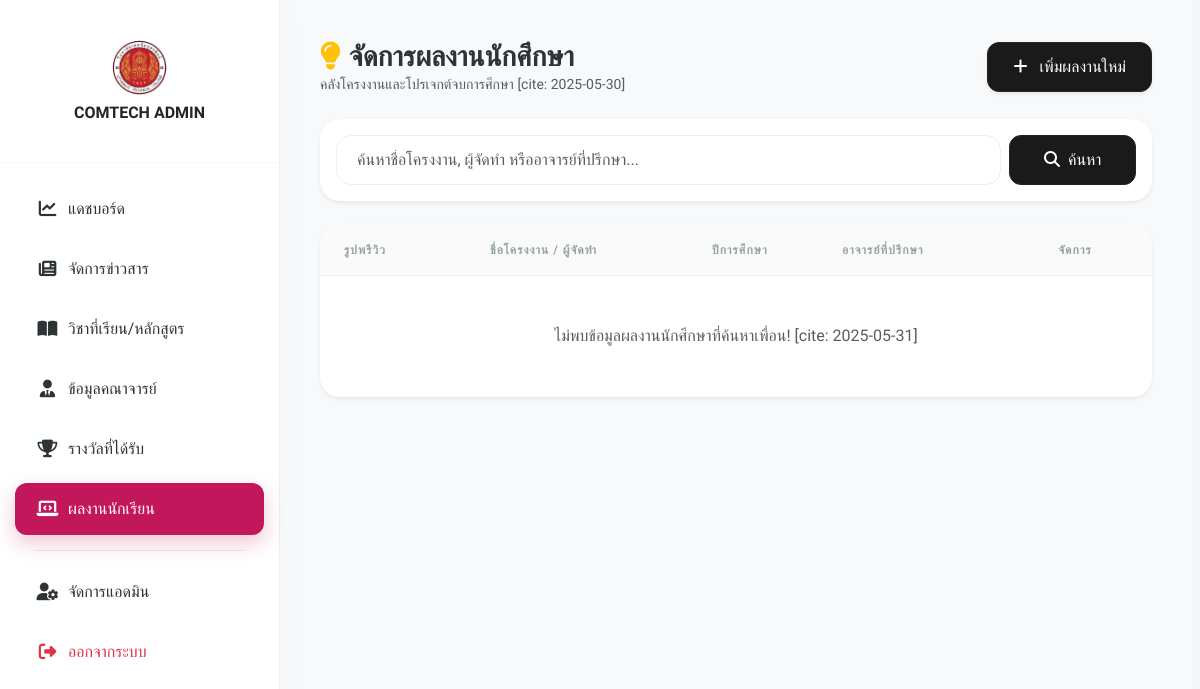
The app's page /admin/projects/index.php (signed in), older data.
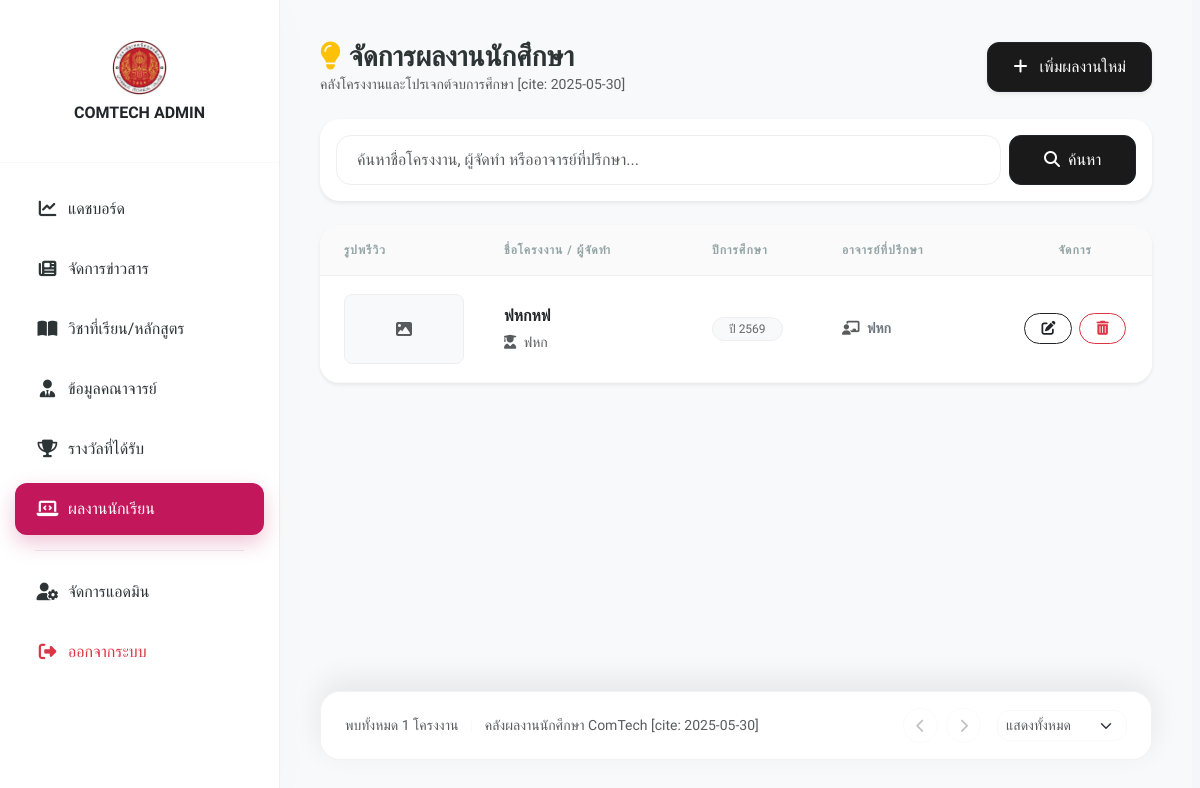
The same page, newer data.
### tables this page shows
CREATE TABLE `projects` (
  `id` int NOT NULL,
  `project_name` varchar(255) NOT NULL COMMENT 'ชื่อโครงงาน',
  `student_names` text COMMENT 'ชื่อผู้จัดทำ (เช่น นาย ก, นาย ข)',
  `advisor` varchar(255) DEFAULT NULL COMMENT 'อาจารย์ที่ปรึกษา',
  `academic_year` varchar(4) DEFAULT NULL COMMENT 'ปีการศึกษา (2568)',
  `description` text COMMENT 'รายละเอียดโครงงาน',
  `image` varchar(255) DEFAULT NULL COMMENT 'รูปพรีวิวผลงาน',
  `created_at` datetime DEFAULT CURRENT_TIMESTAMP
);

### admin/projects/index.php (the view, shortened to what the changed rows need)
<?php
require_once __DIR__ . '/../../config/db.php';
try {
    $where = "WHERE 1=1";
    $params = [];
    $stmt = $pdo->prepare("SELECT * FROM projects $where ORDER BY academic_year DESC, created_at DESC");
    $stmt->execute($params);
    $projects = $stmt->fetchAll();
    $total_items = count($projects);
} catch (PDOException $e) {
    $projects = [];
    $total_items = 0;
}
?>
<!DOCTYPE html>
<html lang="th">
<head>
    <link href="https://cdn.jsdelivr.net/npm/bootstrap@5.3.0/dist/css/bootstrap.min.css" rel="stylesheet">
    <link rel="stylesheet" href="https://cdnjs.cloudflare.com/ajax/libs/font-awesome/6.4.0/css/all.min.css">
    <link rel="stylesheet" href="../../assets/css/admin_style.css"> <script src="https://cdn.jsdelivr.net/npm/sweetalert2@11"></script>
</head>
<body>
<div class="admin-wrapper">
    <div class="main-content">
        <div class="content-wrapper">
            <div class="card border-0 shadow-sm rounded-20 overflow-hidden mb-4">
                <div class="card-body p-0">
                    <div class="table-responsive">
                        <table class="table table-hover align-middle m-0">
                            <thead>
                                <tr>
                                    <th class="ps-4 py-3" width="150">รูปพรีวิว</th>
                                    <th class="py-3">ชื่อโครงงาน / ผู้จัดทำ</th>
                                    <th class="py-3" width="130">ปีการศึกษา</th>
                                    <th class="py-3" width="180">อาจารย์ที่ปรึกษา</th>
                                    <th class="pe-4 py-3 text-center" width="150">จัดการ</th>
                                </tr>
                            </thead>
                            <tbody>
                                <?php if (!empty($projects)): ?>
                                    <?php foreach ($projects as $row): ?>
                                        <tr>
                                            <td class="ps-4">
                                                <div class="preview-box-sm" style="width: 120px; height: 70px;">
                                                    <?php
                                                    $img_path = "../../uploads/projects/" . $row['image'];
                                                    if (!empty($row['image']) && file_exists($img_path)): ?>
                                                        <img src="<?= $img_path ?>" class="w-100 h-100 shadow-sm" style="object-fit: cover;">
                                                    <?php else: ?>
                                                        <i class="fa-solid fa-image text-muted opacity-30"></i>
                                                    <?php endif; ?>
                                                </div>
                                            </td>
                                            <td>
                                                <div class="fw-bold text-dark mb-1 text-truncate" style="max-width: 300px;">
                                                    <?= htmlspecialchars($row['project_name']) ?>
                                                </div>
                                                <div class="small text-muted">
                                                    <i class="fa-solid fa-user-graduate me-1"></i>
                                                    <?= mb_strimwidth(htmlspecialchars($row['student_names']), 0, 60, "...") ?>
                                                </div>
                                            </td>
                                            <td>
                                                <span class="badge rounded-pill bg-light text-dark border px-3 fw-normal">
                                                    ปี <?= htmlspecialchars($row['academic_year']) ?>
                                                </span>
                                            </td>
                                            <td>
                                                <div class="small fw-semibold text-secondary">
                                                    <i class="fa-solid fa-chalkboard-user me-1 text-muted"></i>
                                                    <?= htmlspecialchars($row['advisor'] ?: '-') ?>
                                                </div>
                                            </td>
                                            <td class="pe-4 text-center">
                                                <div class="btn-group gap-2">
                                                    <a href="edit.php?id=<?= $row['id'] ?>" class="btn btn-sm btn-outline-dark rounded-pill px-3" title="แก้ไข">
                                                        <i class="fa-solid fa-pen-to-square"></i>
                                                    </a>
                                                    <button onclick="confirmDelete(<?= $row['id'] ?>)" class="btn btn-sm btn-outline-danger rounded-pill px-3" title="ลบ">
                                                        <i class="fa-solid fa-trash-can"></i>
                                                    </button>
                                                </div>
                                            </td>
                                        </tr>
                                    <?php endforeach; ?>
                                <?php else: ?>
                                    <tr><td colspan="5" class="text-center py-5 text-muted">ไม่พบข้อมูลผลงานนักศึกษาที่ค้นหาเพื่อน! [cite: 2025-05-31]</td></tr>
                                <?php endif; ?>
                            </tbody>
                        </table>
                    </div>
                </div>
            </div>
        </div>
        <?php if ($total_items > 0): ?>
        <div class="footer-pagination-sticky">
            <div class="card footer-card shadow-sm border-0">
                <div class="card-body px-4 py-3">
                    <div class="d-flex justify-content-between align-items-center flex-wrap">
                        <div class="text-muted small fw-600">
                            พบทั้งหมด <?= number_format($total_items) ?> โครงงาน <span class="mx-2 text-light">|</span> คลังผลงานนักศึกษา ComTech [cite: 2025-05-30]
                        </div>
                        <div class="d-flex align-items-center gap-3">
                            <div class="d-flex gap-2">
                                <button class="btn-nav disabled"><i class="fa-solid fa-chevron-left small"></i></button>
                                <button class="btn-nav disabled"><i class="fa-solid fa-chevron-right small"></i></button>
                            </div>
                            <select class="form-select form-select-sm rounded-12 border-light text-muted" style="width: 130px;">
                                <option selected>แสดงทั้งหมด</option>
                            </select>
                        </div>
                    </div>
                </div>
            </div>
        </div>
        <?php endif; ?>
    </div>
</div>
</body>
</html>

Row changes from the older to the newer data that the page shows:
added projects: project_name "ฟหกหฟ", student_names "ฟหก", academic_year "2569", advisor "ฟหก"
Text that changed along with them:
$total_items: (not shown) → "1"
form field value: (not shown) → "แสดงทั้งหมด"
text no longer shown: "ไม่พบข้อมูลผลงานนักศึกษาที่ค้นหาเพื่อน! [cite: 2025-05-31]"
text now shown: "พบทั้งหมด โครงงาน คลังผลงานนักศึกษา ComTech [cite: 2025-05-30]"
